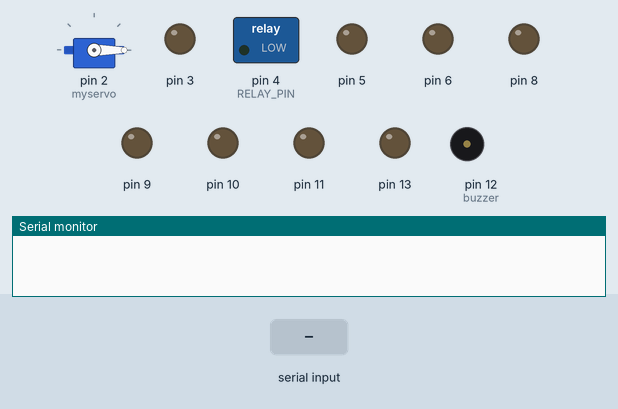
Bench run of a sketch on a simulated Arduino Uno, built with avr-gcc and run on an emulated ATmega328P. On the bench: servo, switched loads named in the sketch (green lamp = pin HIGH), output pins drawn as LEDs (lit = HIGH), buzzer (waves = sounding), the last lines printed to the serial monitor. The inputs (shaded band) are chosen by the test bench.

Above: at 3.0 s.
3.1 s: "F" received over Serial
At 4.01 s:
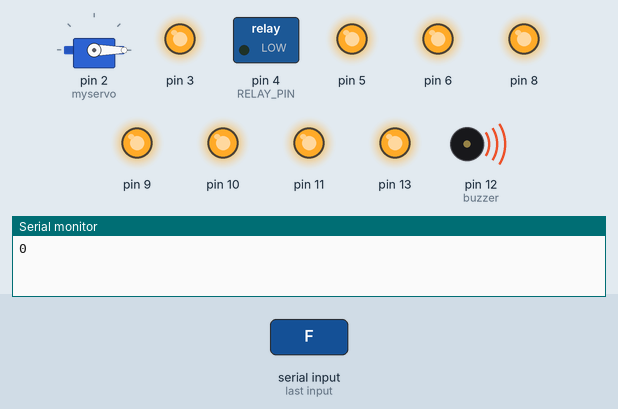
At 15.8 s:
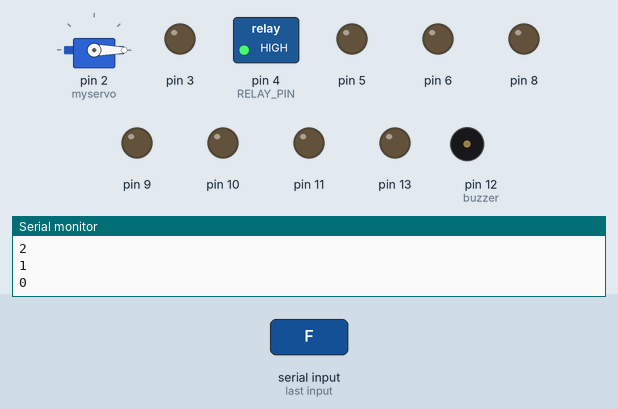
Timing chart, 0 to 17.3 s (numbered marks = the images above; inputs shaded):
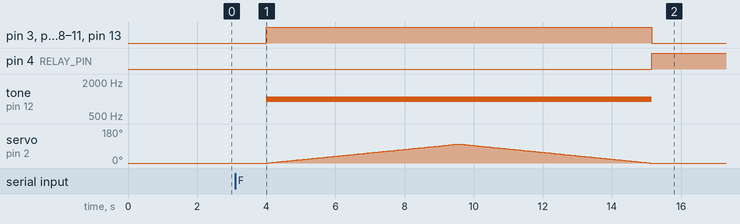

The sketch:

arduino.ino
```cpp
const int buzzer = 12; // Pin connected to the LED
char incomingData;     // Variable to store incoming serial data
const int RELAY_PIN = 4;
#include <Servo.h>
Servo myservo;
 // Replace 3 with the actual pin number where your DHT sensor is connected


void setup()
{
  Serial.begin(9600); // Start serial communication at 9600 baud
  myservo.attach(2);
  pinMode(buzzer, OUTPUT);
  pinMode(13, OUTPUT);
  pinMode(10, OUTPUT);
  pinMode(5, OUTPUT);
  pinMode(6, OUTPUT);
  pinMode(11, OUTPUT);
  pinMode(8, OUTPUT);
  pinMode(3,OUTPUT);
  pinMode(9, OUTPUT);
  pinMode(RELAY_PIN, OUTPUT);
  digitalWrite(RELAY_PIN, LOW);
}

void loop() {
  myservo.write(0);
  delay(2000);


  if (Serial.available() > 0) {
    incomingData = Serial.read(); // Read the incoming data

    if (incomingData == 'F') {
      // IA 'AIRE' is received, perAorm actions
      incomingData = '0';
      tone(buzzer, 1000); // Send 1KHz sound signal...
      digitalWrite(RELAY_PIN, LOW);
      digitalWrite(13, HIGH);
      digitalWrite(10, HIGH);
      digitalWrite(5, HIGH);
      digitalWrite(6, HIGH);
      digitalWrite(11, HIGH);
      digitalWrite(8, HIGH);
      digitalWrite(3, HIGH);
      digitalWrite(9, HIGH);
      for (int i = 0; i <= 100; i++) {
        myservo.write(i);
        digitalWrite(RELAY_PIN, LOW);
        Serial.println(i);
        delay(55);
      }
      for (int i = 100; i >= 0; i--) {
        myservo.write(i);
        digitalWrite(RELAY_PIN, LOW);
        Serial.println(i);
        delay(55);
      }
      noTone(buzzer); // Stop sound...
      digitalWrite(RELAY_PIN, HIGH);
      digitalWrite(13, LOW);
      digitalWrite(10, LOW);
      digitalWrite(5, LOW);
      digitalWrite(6, LOW);
      digitalWrite(11, LOW);
      digitalWrite(8, LOW);
      digitalWrite(3, LOW);
      digitalWrite(9, LOW);
    }
  }
}
```

Measured:
- after the input at 3.1 s, pin 3, pin 5, pin 6, pin 8–11, pin 13: LOW → HIGH after 0.90 s, → LOW 11.2 s later; pin 4 (RELAY_PIN): LOW → HIGH after 12.1 s; tone on pin 12 (buzzer): silent → 1000 Hz after 0.90 s, → silent 11.2 s later; servo on pin 2 (myservo): rises from 0° to 100° in 5.5 s, then falls to 0° in 5.6 s
